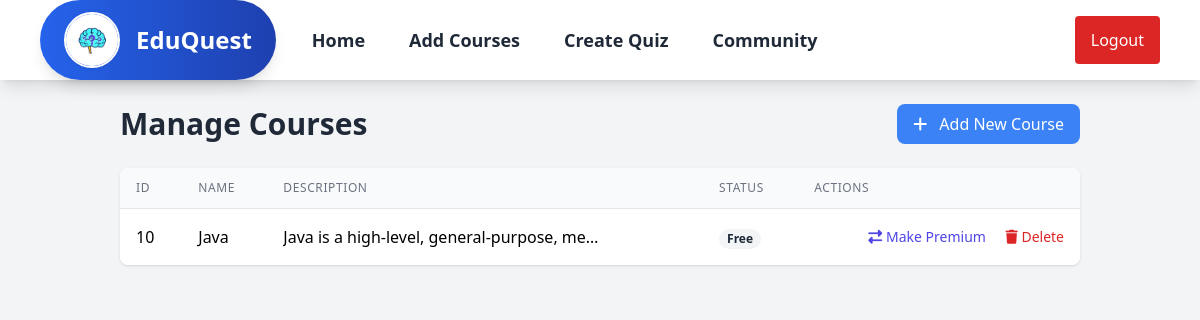
The app's page /admin/courses_admin.php, older data.
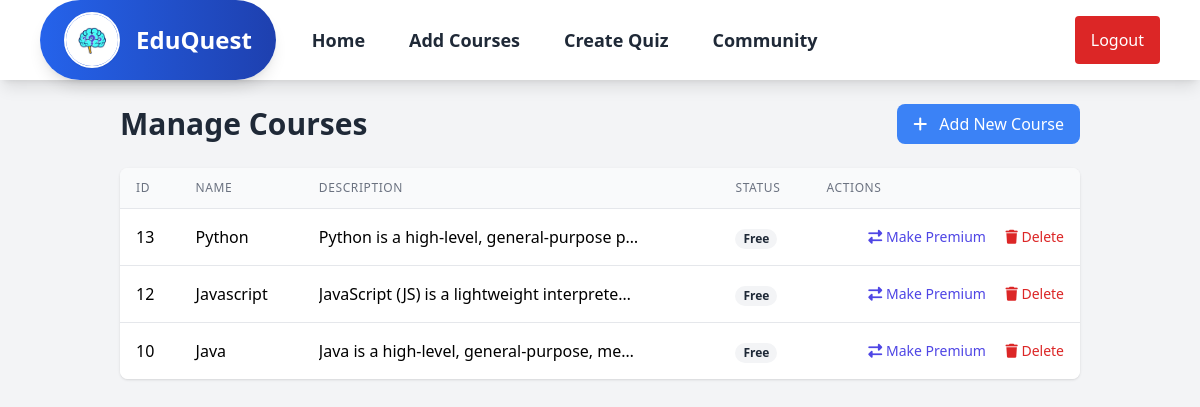
The same page, newer data.
### tables this page shows
CREATE TABLE `courses` (
  `id` int(11) NOT NULL,
  `name` varchar(255) NOT NULL,
  `description` text NOT NULL,
  `image` varchar(255) NOT NULL,
  `created_at` timestamp NOT NULL DEFAULT current_timestamp(),
  `is_premium` tinyint(1) DEFAULT 0
);

### admin/courses_admin.php (the view, shortened to what this page needs)
<?php
include("./assets/header_admin.php");
$conn = new mysqli("localhost", "root", "", "learning_app");
$courses_query = $conn->query("SELECT * FROM courses ORDER BY id DESC");
?>
<!DOCTYPE html>
<html lang="en">
<head>
    <script src="https://cdn.tailwindcss.com"></script>
    <link href="https://cdnjs.cloudflare.com/ajax/libs/font-awesome/6.7.2/css/all.min.css" rel="stylesheet" />
</head>
<body class="bg-gray-100">
    <div class="container mx-auto py-6 px-4 sm:px-6 lg:px-8">
        <div class="flex flex-col sm:flex-row justify-between items-start sm:items-center mb-6 gap-4">
            <h1 class="text-2xl sm:text-3xl font-bold text-gray-800">Manage Courses</h1>
            <a href="post_courses.php" class="bg-blue-500 hover:bg-blue-600 text-white px-4 py-2 rounded-lg w-full sm:w-auto text-center">
                <i class="fas fa-plus mr-2"></i> Add New Course
            </a>
        </div>
        <div class="bg-white rounded-lg shadow overflow-hidden">
            <div class="responsive-table">
                <table class="min-w-full divide-y divide-gray-200">
                    <thead class="bg-gray-50">
                        <tr>
                            <th class="px-4 py-3 text-left text-xs font-medium text-gray-500 uppercase tracking-wider">ID</th>
                            <th class="px-4 py-3 text-left text-xs font-medium text-gray-500 uppercase tracking-wider">Name</th>
                            <th class="px-4 py-3 text-left text-xs font-medium text-gray-500 uppercase tracking-wider">Description</th>
                            <th class="px-4 py-3 text-left text-xs font-medium text-gray-500 uppercase tracking-wider">Status</th>
                            <th class="px-4 py-3 text-left text-xs font-medium text-gray-500 uppercase tracking-wider">Actions</th>
                        </tr>
                    </thead>
                    <tbody class="bg-white divide-y divide-gray-200">
                        <?php while ($course = $courses_query->fetch_assoc()): ?>
                            <tr class="hover:bg-gray-50">
                                <td class="px-4 py-4 whitespace-nowrap" data-label="ID"><?= htmlspecialchars($course['id']) ?></td>
                                <td class="px-4 py-4 whitespace-nowrap" data-label="Name"><?= htmlspecialchars($course['name']) ?></td>
                                <td class="px-4 py-4" data-label="Description">
                                    <div class="truncate max-w-xs">
                                        <?= htmlspecialchars(substr($course['description'], 0, 50)) ?>...
                                    </div>
                                </td>
                                <td class="px-4 py-4 whitespace-nowrap" data-label="Status">
                                    <span class="status-badge px-2 inline-flex text-xs leading-5 font-semibold rounded-full
                                    <?= $course['is_premium'] ? 'bg-green-100 text-green-800' : 'bg-gray-100 text-gray-800' ?>">
                                        <?= $course['is_premium'] ? 'Premium' : 'Free' ?>
                                    </span>
                                </td>
                                <td class="px-4 py-4 whitespace-nowrap text-right text-sm font-medium action-buttons">
                                    <button onclick="togglePremium(<?= $course['id'] ?>, <?= $course['is_premium'] ? 0 : 1 ?>)"
                                        class="text-indigo-600 hover:text-indigo-900 mr-4"
                                        title="<?= $course['is_premium'] ? 'Make Free' : 'Make Premium' ?>">
                                        <i class="fas fa-exchange-alt"></i> <span class="hidden sm:inline"><?= $course['is_premium'] ? 'Make Free' : 'Make Premium' ?></span>
                                    </button>
                                    <button onclick="confirmDelete(<?= $course['id'] ?>)"
                                        class="text-red-600 hover:text-red-900"
                                        title="Delete">
                                        <i class="fas fa-trash"></i> <span class="hidden sm:inline">Delete</span>
                                    </button>
                                </td>
                            </tr>
                        <?php endwhile; ?>
                    </tbody>
                </table>
            </div>
        </div>
    </div>
</body>
</html>

Row changes from the older to the newer data that the page shows:
added courses: id "13", name "Python", description "Python is a high-level, general-purpose p…", is_premium "Free"
added courses: id "12", name "Javascript", description "JavaScript (JS) is a lightweight interprete…", is_premium "Free"
